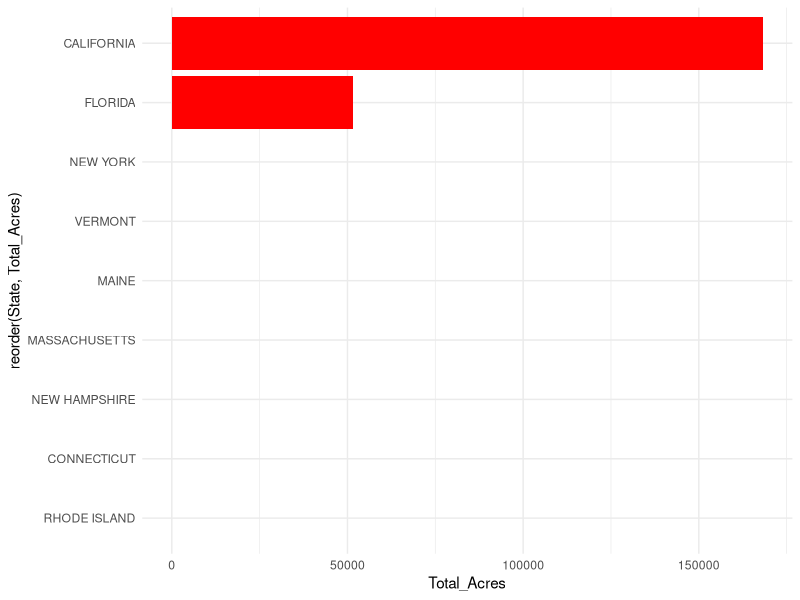
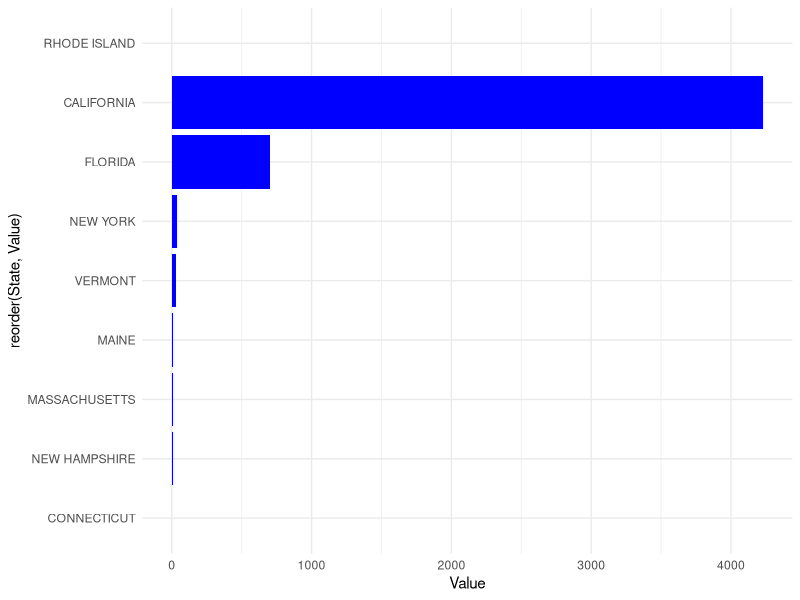
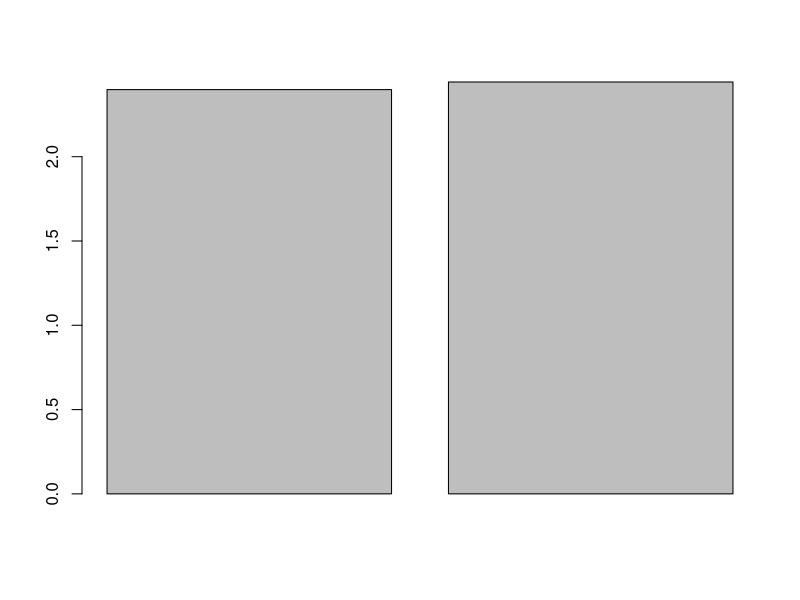
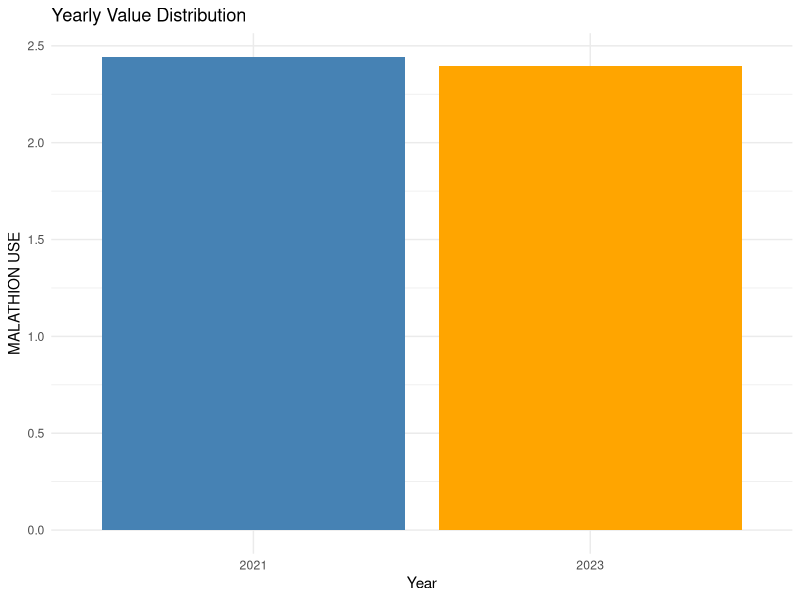
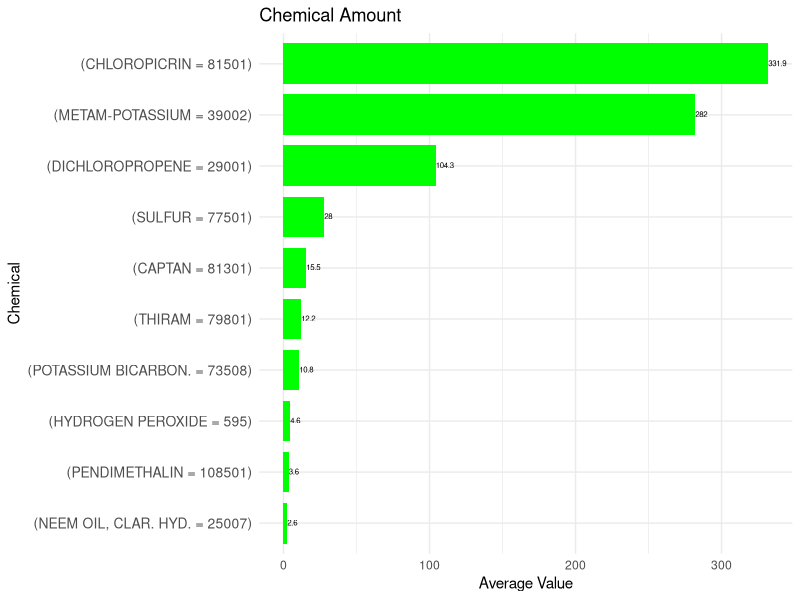
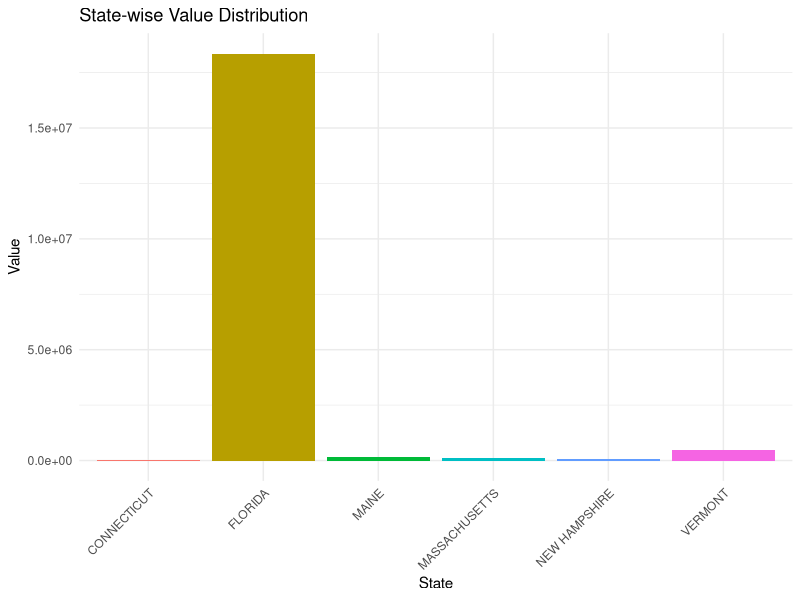

Reproduce these figures in R, in order.
## ---- chunk 1
#| label: load libraries
#| warning: false
#| message: false

library(knitr)  
library(kableExtra)
library(tidyverse)
library(stringr)
## ---- chunk 2
#| label: read data - glimpse 

data <- read_csv("strawb_mar6.csv", col_names = TRUE)

glimpse(data)
## ---- chunk 3

##transfer to numerical

data <- data %>%
  mutate(
    Value = as.numeric(
      str_replace_all(
        str_replace_all(Value, ",", ""),
        "^(\\(D\\)|\\(NA\\)|\\(Z\\))$", NA_character_
      )
    ),
    `CV (%)` = as.numeric(
      str_replace_all(
        str_replace_all(`CV (%)`, ",", ""),
        "^(\\(D\\)|\\(NA\\)|\\(Z\\))$", NA_character_
      )
    )
  )

summary(data)


## ---- chunk 4
# eliminate single value column
drop_one_col <- function(data) {
  judge_c <- sapply(data, function(col) {
    if (is.list(col)) col <- unlist(col)
    length(unique(col)) == 1
  })
  return(data[, !judge_c, drop = FALSE])
}


data <- drop_one_col(data)

#delete empty col
data <- data[, !apply(is.na(data), 2, all)]


## ---- chunk 5

#seperate

data <- data |>
  separate_wider_delim(  cols = `Data Item`,
                         delim = " - ",
                         names = c("Fruit",
                                 "Category"),
                         too_many = "error",
                         too_few = "align_start"
                       )

data <- data |>
  separate_wider_delim(  cols = Fruit,
                         delim = ", ",
                         names = c("Fruit",
                                 "ORGANIC",
                                 "Organic detail"),
                         
                         too_many = "error",
                         too_few = "align_start"
                       )

data$Commodity <- NULL



data <- data |>
  separate_wider_delim(  cols = `Domain Category`,
                         delim = ": ",
                         names = c("Chemical",
                                 "Amount"),
                         
                         too_many = "error",
                         too_few = "align_start"
                       )

data$Domain <- NULL
## ---- chunk 6

# filter by chemical

chemical_data <- data |>
  filter(str_detect(Chemical, "^CHEMICAL"))

chemical_data <- chemical_data |>
  separate_wider_delim(  cols = Chemical,
                         delim = ", ",
                         names = c("null",
                                 "Chemical_Genre"),
                         
                         too_many = "error",
                         too_few = "align_start"
                       )

chemical_data <- chemical_data |> drop_one_col()

## ---- chunk 7

#filter by organic

fruit_data <- data |>
  filter(Fruit == "STRAWBERRIES")

## ---- chunk 8
#fine the area data from fruit_data
library(ggplot2)
fruit_data$Category
acre <- fruit_data %>%
  filter(Category == "ACRES HARVESTED")

acre$Organic <- ifelse(is.na(acre$ORGANIC),"Conventional","ORGANIC")

#NA for converntional 
state_summary <- acre %>%
  group_by(State) %>%
  summarise(Total_Acres = sum(Value, na.rm = TRUE)) %>%
  arrange(desc(Total_Acres))

print(state_summary)
kable(state_summary, caption = "State-wise Total Acres Summary")%>%
  kable_styling(font_size = 14, bootstrap_options = c("striped", "hover", "condensed", "responsive"))
acre$Organic <- ifelse(acre$ORGANIC == "ORGANIC",1,0)

# visualize of total area of planting starberry
ggplot(state_summary, aes(x = reorder(State, Total_Acres), y = Total_Acres)) +
  geom_col(fill = "red") +
  coord_flip() +
  theme_minimal()

organic_summary <- acre %>%
  group_by(Organic) %>%
  summarise(Total_Acres = sum(Value, na.rm = TRUE)) %>%
  arrange(desc(Total_Acres))
print(organic_summary)

# visualize of organic labeled area
acre_organic <- acre |>
  filter(ORGANIC=="ORGANIC")

ggplot(acre_organic, aes(x = reorder(State, Value), y = Value)) +
    geom_col(fill = "blue") +
  coord_flip() +
  theme_minimal()

## ---- chunk 9

fruit_data$ORGANIC
organic_data <- filter(fruit_data,ORGANIC=="ORGANIC")

## ---- chunk 10

#matching the toxic list
pattern <- "CAPTAFOL|DIAZINON|MALATHION|Dibromoethane|Glyphosate|DDT"

row_indices <- which(grepl(pattern, chemical_data$Amount, ignore.case = TRUE))

matches <- chemical_data[row_indices, ]

matches$OriginalRow <- row_indices


match_clean<-na.omit(matches)
match_clean<-match_clean %>%
  filter(Category=="APPLICATIONS, MEASURED IN LB / ACRE / YEAR, AVG")

head(match_clean)


library(ggplot2)

barplot(match_clean$Value)

yearly_summary <- match_clean %>%
  group_by(Year) %>%
  summarise(Total_Value = Value)


ggplot(yearly_summary, aes(x = factor(Year), y = Total_Value, fill = factor(Year))) +
  geom_bar(stat = "identity") +
  labs(title = "Yearly Value Distribution", x = "Year", y = "MALATHION USE") +
  theme_minimal() +
  scale_fill_manual(values = c("2021" = "steelblue", "2023" = "orange")) +
  theme(legend.position = "none")  

## ---- chunk 11
#find the most amount of chemical 

chemical_data2 <- chemical_data |>
  filter(Category == "APPLICATIONS, MEASURED IN LB / ACRE / YEAR, AVG")

result <- chemical_data2 %>%
  group_by(Amount) %>%
  summarise(AvgValue = mean(Value, na.rm = TRUE))
print(result)

result_no_zero <- result %>%
  filter(AvgValue != 0)|>
  arrange(desc(AvgValue))
head(result_no_zero)
#######前10
result_clean<-head(result_no_zero,10)

kable(result_clean)%>%
  kable_styling(font_size = 14, bootstrap_options = c("striped", "hover", "condensed", "responsive"))

ggplot(result_clean, aes(x=reorder(Amount,AvgValue), y=AvgValue))+
  geom_bar(stat = "identity", fill = "green", width = 0.8)+
  theme_minimal()+
  labs(title="Chemical Amount",
       x="Chemical",
       y="Average Value")+
  theme(axis.text.y = element_text(size = 10))+
  geom_text(aes(label = round(AvgValue, 1)),
            angle = 0, hjust = 0, vjust = 0.4, size = 2)+
  coord_flip()


  
## ---- chunk 12
#organic sales in fresh market
organic_freshmarket <- organic_data |> 
  filter(`Organic detail`== "FRESH MARKET", Category == "SALES, MEASURED IN $") |>
  drop_one_col()
head(organic_freshmarket)

data<- organic_freshmarket %>%
  filter(!is.na(Value)) %>%
  select(1:3)

#barplot 
ggplot(data, aes(x = State, y = Value, fill = State)) +
  geom_bar(stat = "identity", show.legend = FALSE) +
  labs(title = "State-wise Value Distribution", x = "State", y = "Value") +
  theme_minimal() +
  theme(axis.text.x = element_text(angle = 45, hjust = 1)) 

kable(data, caption = "State-wise Value Table", align = "c") %>%
  kable_styling(
    font_size = 14, 
    bootstrap_options = c("striped", "hover", "condensed", "responsive"), 
    full_width = FALSE
  ) %>%
  column_spec(1, bold = TRUE) 
